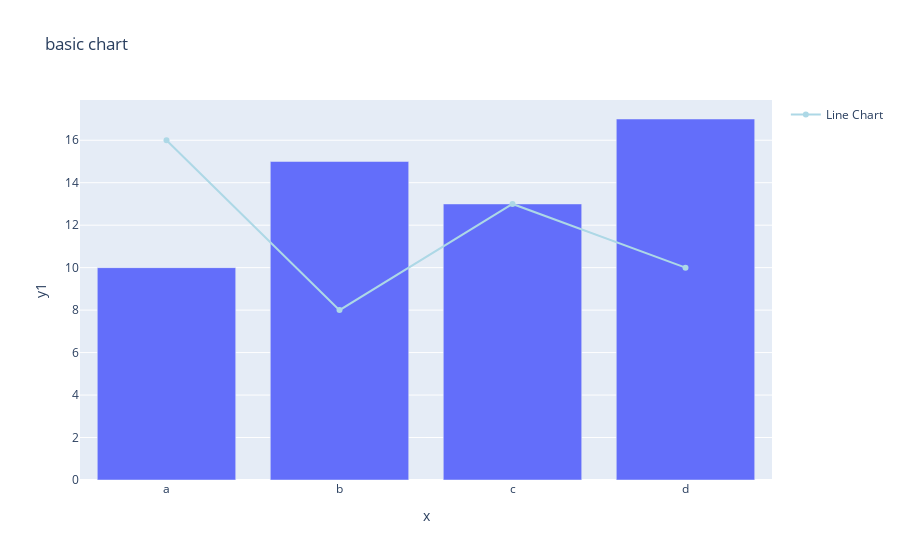

Notebook code cell kept with this figure:
### Code cell
# 기본차트 
fig = px.bar(data, x='x', y='y1', title='basic chart')

# 차트 추가 
fig.add_trace(go.Scatter(x = data['x'], y=data['y2'], 
                          mode='lines+markers', name='Line Chart'
                          ))

# 막대 차트 
fig.update_traces(marker_color = 'lightblue', selector=dict(type='scatter'))
# selector=dict(type='scatter') 
# 업데이트가 type이 scatter(산점도) 타입의 트레이스(trace) 만 적용 해줘 

fig.show()

### Figure 1 — Plotly figure (JSON) as saved in the notebook; plotly's stock layout.template omitted (floating-point values rounded to 4 significant figures)
{"data": [{"alignmentgroup": "True", "hovertemplate": "x=%{x}<br>y1=%{y}<extra></extra>", "legendgroup": "", "marker": {"color": "#636efa", "pattern": {"shape": ""}}, "name": "", "offsetgroup": "", "orientation": "v", "showlegend": false, "textposition": "auto", "type": "bar", "x": ["a", "b", "c", "d"], "xaxis": "x", "y": [10, 15, 13, 17], "yaxis": "y"}, {"marker": {"color": "lightblue"}, "mode": "lines+markers", "name": "Line Chart", "type": "scatter", "x": ["a", "b", "c", "d"], "y": [16, 8, 13, 10]}], "layout": {"barmode": "relative", "legend": {"tracegroupgap": 0}, "title": {"text": "basic chart"}, "xaxis": {"anchor": "y", "domain": [0, 1], "title": {"text": "x"}}, "yaxis": {"anchor": "x", "domain": [0, 1], "title": {"text": "y1"}}}}
